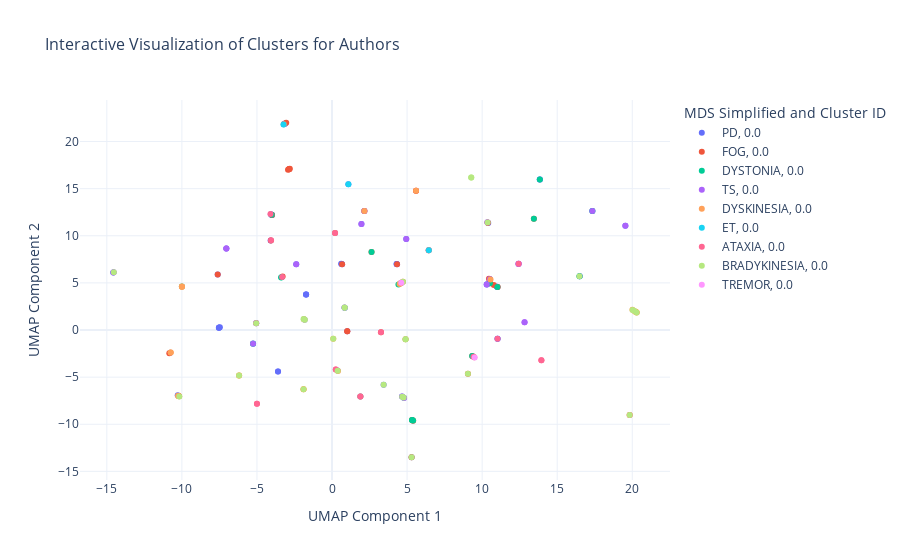

The notebook cell this image was saved under:
### Code cell
df["Authors"] = df["Authors"].fillna("")
embedded_authors = EmbedFrame(df, "Authors", model)
embedded_reduced_authors = ReduceEmbedding(embedded_authors, neighbors=2, min_distance=0)
optimalKObj = OptimalK.OptimalK(n_jobs=4, parallel_backend='joblib')
num_clusters = optimalKObj(embedded_reduced_authors, n_refs=50, cluster_array=np.arange(1,10))
CreateCluster(df, embedded_reduced_authors, num_clusters, "Reduced Authors Cluster")
VisualizeCluster(df, "Authors", embedded_reduced_authors, "Reduced Authors Cluster", show_authors=True)

### Figure 1 — Plotly figure (JSON) as saved in the notebook; plotly's stock layout.template omitted (floating-point values rounded to 4 significant figures; data arrays with more than 128 entries replaced by an {"elided": "..."} marker saying what was removed)
{"data": [{"customdata": {"elided": "61x3 str values"}, "hovertemplate": "MDS Simplified=PD<br>Reduced Authors Cluster=0.0<br>UMAP Component 1=%{x}<br>UMAP Component 2=%{y}<br>MDS=%{customdata[0]}<br>Paper=%{customdata[1]}<br>Authors=%{customdata[2]}<extra></extra>", "legendgroup": "PD, 0.0", "marker": {"color": "#636efa", "symbol": "circle"}, "mode": "markers", "name": "PD, 0.0", "orientation": "v", "showlegend": true, "type": "scatter", "x": [-5.259, 4.606, -3.194, 0.6094, -3.597, -3.099, 19.54, -1.724, 5.303, 3.437, 0.6403, -7.533, 10.41, 10.34, 10.5, 10.52, 2.152, 4.303, 11.03, -4.018, -5.051, 10.96, -1.73, 4.33, -3.205, -2.384, 0.6687, 13.84, -10.78, -7.515, 1.015, -3.597, 0.8463, 1.09, 4.304, 1.96, 4.664, 4.946, -4.078, -14.57, -4.0, -10.28, -4.09, -7.039, -3.175, -4.007, -1.728, 0.8437, -7.537, 11.03, 0.3674, 0.2029, -7.614, -7.471, 10.3, 11.02, 16.5, 17.34, 16.49, -3.157, 13.84], "xaxis": "x", "y": [-1.438, 5.0, 21.85, 7.039, -4.396, 21.95, 11.07, 3.782, -13.5, -5.808, 7.008, 0.2423, 11.36, 4.85, 5.42, 5.378, 12.63, 6.995, -0.928, 12.22, 0.7181, 4.627, 3.776, 6.969, 21.84, 6.978, 6.98, 15.97, -2.416, 0.2598, -0.1354, -4.396, 2.367, 15.46, 6.997, 11.26, -7.059, 9.651, 12.28, 6.095, 12.2, -6.935, 9.486, 8.644, 21.87, 12.21, 3.777, 2.369, 0.2386, -0.9266, -4.308, 10.31, 5.888, 0.3038, 4.842, 4.57, 5.699, 12.64, 5.703, 21.89, 15.97], "yaxis": "y"}, {"customdata": [["FoG", "Convolutional Neural Network for Freezing of Gait Detection\nLeveraging the Continuous Wavelet Transform on Lower Extremities\nWearable Sensors Data", "Shi et al."], ["FoG", "Prediction of Freezing of Gait in Patients With Parkinson's Disease by Identifying Impaired Gait Patterns", "Zhang et al."], ["FoG", "Unconstrained Detection of Freezing of Gait in Parkinson's Disease Patients Using Smartphone", "Kim et al."], ["FoG", "Improving Machine Learning Based Detection of Freezing of Gait Using Data Synthesis Methods", "Naghavi et al."], ["FoG", "Identification of Freezing of Gait in Parkinsons Patients Using\nInstrumented Shoes and Artificial Neural Networks", "Prado et al."], ["FoG", "Freezing of Gait Detection: Deep Learning Approach", "Abdallah et al."], ["FoG", "Detection of Freezing of Gait Using Convolutional Neural Networks and Data From Lower Limb Motion Sensors", "Shi et al."], ["FoG", "A Machine Learning Contest Enhances Automated Freezing of Gait Detection and Reveals Time-of-Day Effects", "Salomon et al."], ["FoG", "Constructing Prediction Models for Freezing of Gait by Nomogram and Machine Learning", "Xu et al."], ["FoG", "Deep Domain Adaptation to Predict Freezing of Gait in Patients with Parkinson's Disease", "Torvi et al."], ["FoG", "Grouping successive freezing of gait episodes\nhas neutral to detrimental effect on freeze\ndetection and prediction in Parkinsons\ndisease", "Pardoel et al."], ["FoG", "Early Detection of Freezing of Gait during Walking Using\nInertial Measurement Unit and Plantar Pressure\nDistribution Data", "Pardoel et al."], ["FoG", "Prediction of Freezing of Gait in\nParkinsons Disease Using Unilateral\nand Bilateral Plantar-Pressure Data", "Pardoel et al."], ["FoG", "Predicting Freezing of Gait in Parkinson's Disease Patients Using Machine Learning", "Orphanidou et al."], ["FoG", "Cognitive Driven Gait Freezing Phase Detection and Classification for Neuro-Rehabilitated Patients Using Machine Learning Algorithms", "Khamparia et al."], ["FoG, PD", "Classifying Patients Affected by Parkinson's Disease into Freezers or Non-Freezers Through Machine Learning", "Ricciardi et al."], ["FoG", " Prediction of Freezing of Gait in Parkinson's Disease Using Wearables and Machine Learning", "Borzi et al."], ["FoG", "Detecting Freezing-of-Gait During Unscripted and Unconstrained Activity", "Cole et al."], ["FoG", "Toward a Wearable System for Predicting Freezing of Gait in People Affected by Parkinson's Disease", "Demrozi et al."], ["FoG", "Machine learning model comparison for freezing of gait prediction in advanced Parkinson's disease", "Watts et al."], ["FoG", "Classification of Subjects with Parkinsons\nDisease Using Gait Data Analysis", "Mittra et al."], ["FoG", "Prediction and detection of freezing of gait in Parkinsons disease from plantar pressure data using long short-term memory neural-networks", "Sahlin et al."], ["FoG", "A Study of Deep Learning for Predicting Freeze of Gait in Patients with Parkinson's Disease", "Yuan et al."], ["FoG", "Freezing-of-Gait Detection Using Wearable Sensor Technology and Possibilistic K-Nearest-Neighbor Algorithm", "Tahafchi & Judy"], ["FoG", "An Anomaly Detection Technique in Wearable Wireless Monitoring\nSystems for Studies of Gait Freezing in Parkinsons Disease", "Pham et al."], ["FoG", "online Detection of Freezing of Gait with Smartphones and Machine Learning Techniques", "Mazilu et al."], ["FoG", "Increasing Robustness in the Detection of Freezing of Gait in Parkinson's Disease", "Segundo et al."], ["FoG", "Deep Learning Approaches for Detecting Freezing of Gait in Parkinson's Disease", "Sigcha et al."], ["FoG", "Real-Time Patient Adaptivity for Freezing of Gait Classification Through Semi-Supervised Neural Networks", "Mikos et al."], ["FoG", "Freezing-of-Gait Detection Using Temporal, Spatial, and Physiological Features with a Support-Vector-Machine Classifier", "Tahafchi et al."], ["FoG", "Home detection of freezing of gait using support vector machines through a single waist-worn triaxial accelerometer", "Rodriguez-Martin et al."], ["FoG", "A New Machine Learning Based Approach to Predict Freezing of Gait", "Kleanthous et al."], ["FoG", "A Waist-Worn Inertial Measurement Unit for Long-Term Monitoring of Parkinsons Disease Patients", "Rodriguez-Martin"], ["FoG", "Daphnet Freezing Recognition with Gait Data by Using Machine Learning Algorithms", "Guney, Boluk"], ["FoG", "A Validation Study of Freezing of Gait (FoG) Detection and Machine-Learning-Based FoG Prediction Using Estimated Gait Characteristics with a Wearable Acceleromete", "Aich et al."], ["FoG", "Determining the optimal features in freezing of gait detection through a single waist accelerometer in home environments", "Sama et al."], ["FoG", "Objective Evaluation of Freezing of Gait in Patients with Parkinson's Disease through Machine Learning Approaches\tMalaysia, ", "Oung et al."], ["FoG", "Prediction of Gait Freezing in Parkinsonian Patients: A Binary Classification Augmented With Time Series Prediction", "Arami et al."], ["FoG", "Using Wearable Sensors and Machine Learning to Automatically Detect Freezing of Gait during a FOG-Provoking Test", "Reches et al."], ["FoG", "Detection and Prediction of Freezing of Gait in Parkinson's Disease using Wearable Sensors and Machine Learning", "Pardoel et al."], ["FoG", "Detecting Freezing of Gait Using Wearable Sensors and Machine Learning: Exploring Ternary Freezing of Gait Classification", "Hart, Andrew"]], "hovertemplate": "MDS Simplified=FOG<br>Reduced Authors Cluster=0.0<br>UMAP Component 1=%{x}<br>UMAP Component 2=%{y}<br>MDS=%{customdata[0]}<br>Paper=%{customdata[1]}<br>Authors=%{customdata[2]}<extra></extra>", "legendgroup": "FOG, 0.0", "marker": {"color": "#EF553B", "symbol": "circle"}, "mode": "markers", "name": "FOG, 0.0", "orientation": "v", "showlegend": true, "type": "scatter", "x": [10.53, 13.45, 5.301, 5.405, -2.93, -7.614, 10.78, 0.6735, 10.37, -3.29, -2.811, -2.853, -2.876, 6.442, -1.87, 9.341, -3.993, 9.469, 4.721, 4.899, -10.19, -10.84, 10.37, 1.015, 5.331, 4.572, 10.45, 9.053, 11.04, 1.015, 5.597, 3.263, 5.597, 2.154, 4.332, -10.22, 5.356, -3.051, -4.069, -2.857, 2.632], "xaxis": "x", "y": [4.97, 11.82, -13.5, -9.617, 17.0, 5.888, 4.785, 6.975, 11.4, 5.667, 17.12, 17.08, 17.05, 8.465, 1.139, -2.751, 12.19, -2.88, 5.114, -0.9839, -7.029, -2.473, 11.4, -0.1354, -9.543, 4.965, 5.445, -4.628, 4.556, -0.1354, 14.78, -0.2443, 14.78, 12.63, 6.968, -6.995, -9.568, 21.99, 9.507, 17.07, 8.27], "yaxis": "y"}, {"customdata": [["Isolated Dystonia", "DystoniaBoTXNet: Novel Neural Network Biomarker of Botulinum Toxin Efficacy in Isolated Dystonia", "Yao et al."], ["Dystonia", "THE PREDICTION OF DYSTONIA PATIENTS BEHAVIOR BASED ON MACHINE LEARNING AND DEEP LEARNING", "Zhao et al."], ["Dystonia", "Video-based diagnosis support system for pianists with Musicians dystonia", "Oku et al"], ["Cervical Dystonia", "From Null to Midline: Changes in Head Posture do Not Predictably Change Head Tremor in Cervical Dystonia", "Vu et al."], ["Cervical Dystonia", "Head tremor in cervical dystonia: Quantifying severity with computer vision", "Vu et al."], ["Cervical Dystonia", "Hold that pose: capturing cervical dystonias head deviation severity from video", "Zhang et al."], ["Dystonia", "Head movement dynamics in dystonia: a multi-centre retrospective study using visual perceptive deep learning", "Peach et al."], ["Isolated Dystonia", "Machine versus physician-based programming of deep brain stimulation in isolated dystonia: A feasibility study", "Lange et al"], ["Dystonia", "Application of Machine Learning Using Decision Trees for Prognosis of Deep Brain Stimulation of Globus Pallidus Internus for Children With Dystonia", "Shah et al."], ["Dystonia", "Home-Based Measurements of Dystonia in Cerebral Palsy Using Smartphone-Coupled Inertial Sensor Technology and Machine Learning: A Proof-of-Concept Study", "Hartog et al."], ["Isolated Dystonia", "Deep Learning for the Assisted Diagnosis of Movement Disorders, Including Isolated Dystonia", "Bashir, Yang"], ["Isolated Dystonia", " A microstructural neural network biomarker for dystonia diagnosis identified by a DystoniaNet deep learning platform", "Valeriani, Simonyan"], ["Dystonia", "Detection of Dystonia in Cerebral Palsy Using Dyskinesia Impairment Scale and Machine Learning", "Virupaxappa, Thangam\t"], ["Dystonia", "Machine Learning Assessment of Spasmodic Dysphonia Based on Acoustical and Perceptual Parameters", "Cala et al"], ["Isolated Dystonia", "Predictive modeling of spread in adult-onset isolated dystonia: Key properties and effect of tremor inclusion", "Wang et al."], ["X-linked Dystonia", "Motor assessment of X?linked dystonia parkinsonism via machine?learning?based analysis of wearable sensor data", "Zhang et al."], ["Dystonia", " X-Linked Dystonia Parkinsonism Classification using Supervised Machine Learning", "Magboo et al."], ["Dystonia", "Cervical Dystonia Detection using Facial and Eye Feature", "Ansari et al."], ["Cervical Dystonia", "Objective Analysis of Neck Muscle Boundaries for Cervical Dystonia Using Ultrasound Imaging and Deep Learning", "Loram et al."]], "hovertemplate": "MDS Simplified=DYSTONIA<br>Reduced Authors Cluster=0.0<br>UMAP Component 1=%{x}<br>UMAP Component 2=%{y}<br>MDS=%{customdata[0]}<br>Paper=%{customdata[1]}<br>Authors=%{customdata[2]}<extra></extra>", "legendgroup": "DYSTONIA, 0.0", "marker": {"color": "#00cc96", "symbol": "circle"}, "mode": "markers", "name": "DYSTONIA, 0.0", "orientation": "v", "showlegend": true, "type": "scatter", "x": [1.89, 16.49, 5.35, -3.391, -3.368, 13.45, 5.327, 4.425, 10.52, 2.634, -4.02, -5.261, -9.998, 9.336, 17.34, 13.84, 11.01, 5.403, 4.779], "xaxis": "x", "y": [-7.045, 5.709, -9.562, 5.565, 5.589, 11.82, -9.539, 4.822, 4.957, 8.271, 12.22, -1.457, 4.605, -2.746, 12.64, 15.97, 4.577, -9.615, -7.177], "yaxis": "y"}, {"customdata": [["TS", "Video-based evaluation system for tic action in Tourette syndrome: modeling, detection, and evaluation", "Wu et al."], ["TS", "A deep learning approach for detecting tic disorder using wireless channel information", "Barua et al."], ["TS", "Deep learning-based facial image analysis in medical research: a systematic review protocol", "Su et al."], ["TS", "Tic Detection in Tourette Syndrome Patients Based on Unsupervised Visual Feature Learning", "Wu et al."], ["TS", " Automatic Detection of tic activity in the Tourette Syndrome", "Bernabei et al."], ["TS", "Automated Quantification of Eye Tics Using Computer Vision and Deep Learning Techniques", "Conelea et al."], ["TS", "A Novel System to Monitor Tic Attacks for Tourette Syndrome Using Machine Learning and Wearable Technology: Preliminary Survey Study and Proposal for a New Sensing Device", "Rajinikanth et al."], ["TS", "A Decision Tree Classification Model for detection Of Tourette Syndrome Using Cognitive and Olfactory Testing Data", "Jain et al."], ["TS", "Automated Video-Based Approach for the Diagnosis of Tourette Syndrome", "Schappert et al."], ["TS", "Automatic identification of facial tics using selfie-video", "Loewenstern et al."], ["TS", "Multi-modal multiple kernel learning for accurate identification of Tourette syndrome children", "Wen et al."], ["TS", "Human mutations in high-confidence Tourette disorder genes affect sensorimotor behavior, reward learning, and striatal dopamine in mice", "Nasello et al"], ["TS", "How brain networks tic: Predicting tic severity through rs-fMRI dynamics in Tourette syndrome", "Ramkiran et al"], ["TS", "Automated Motor Tic Detection: A Machine Learning Approach", "Brugge et al."], ["TS", "Combining Disrupted and Discriminative Topological Properties of Functional Connectivity Networks as Neuroimaging Biomarkers for Accurate Diagnosis of Early Tourette Syndrome Children", "Wen et al."], ["TS", "Discrimination of Tourette Syndrome Based on the Spatial Patterns of the RestingState EEG Network", "Duan et al."], ["TS", "Questioning the definition of Tourette syndromeevidence from machine learning", "Paulus et al."], ["TS", "The Human Tic Detector: An automatic approach to tic characterization using wearable sensors", "Cernera et al."], ["TS", "Multivariate pattern classification of pediatric Tourette syndrome using functional connectivity MRI", "Greene et al."], ["TS", "Thalamocortical network activity enables chronic tic detection in humans with Tourette syndrome", "Shute et al."], ["TS", "Using Support Vector Machines with Tract-Based Spatial Statistics for Automated Classification of Tourette Syndrome Children", "Wen et al."], ["TS", "Classification of tic disorders based on functional MRI by machine learning: a study protocol ", "Wang et al."], ["TS", "The New Tics study: A Novel Approach to Pathophysiology and Cause of Tic Disorders", "Black et al."], ["TS", "Atypical Functional Connectivity in Tourette Syndrome Differs Between Children and Adults", "Nielsen et al."], ["TS", "Facial Tic Detection in Untrimmed Videos of\nTourette Syndrome Patients", "Tang et al."]], "hovertemplate": "MDS Simplified=TS<br>Reduced Authors Cluster=0.0<br>UMAP Component 1=%{x}<br>UMAP Component 2=%{y}<br>MDS=%{customdata[0]}<br>Paper=%{customdata[1]}<br>Authors=%{customdata[2]}<extra></extra>", "legendgroup": "TS, 0.0", "marker": {"color": "#ab63fa", "symbol": "circle"}, "mode": "markers", "name": "TS, 0.0", "orientation": "v", "showlegend": true, "type": "scatter", "x": [12.83, -14.54, 10.51, 12.83, 1.959, 4.805, -7.039, 2.154, -14.56, 6.444, 12.43, 10.31, -7.039, 4.672, 12.42, -2.384, -5.26, -5.052, 0.8305, 19.54, 12.43, 17.34, -1.82, 4.946, 10.34], "xaxis": "x", "y": [0.8279, 6.125, 5.394, 0.8279, 11.26, -7.203, 8.644, 12.63, 6.106, 8.466, 7.02, 4.842, 8.644, -7.068, 7.008, 6.978, -1.454, 0.7419, 2.383, 11.07, 7.02, 12.64, 1.091, 9.651, 11.42], "yaxis": "y"}, {"customdata": [["Dyskinesia", "Prediction of Dyskinesia in Parkinson's Disease Patients Using Machine Learning Algorithms\t", "Leal et al."], ["Dyskinesia", "Levodopa-Induced Dyskinesia in Parkinson's Disease: Insights from Cross-Cohort Prognostic Analysis Using Machine Learning", "Loo et al."], ["Dyskinesia", "An Automatic Evaluation Method for Parkinson's Dyskinesia Using Finger Tapping Video for Small Samples", "Li et al."], ["Dyskinesia", "Automated Vision-Based Analysis of Levodopa-Induced Dyskinesia with Deep Learning", "Li et al."], ["Dyskinesia", "Automatic assessment of Parkinson's patients dyskinesia using non-invasive machine learning methods", "Theofilou et al."], ["Dyskinesia", "Vision-based assessment of parkinsonism and levodopa-induced dyskinesia with pose estimation", "Li et al."], ["Dyskinesia", "Automated assessment of levodopa-induced dyskinesia: Evaluating the responsiveness of video-based features", "Li et al."], ["Dyskinesia", "Vision-based assessment of parkinsonism and levodopa-induced dyskinesia with pose estimation", "Li et al."], ["Dyskinesia, PD", "Upper Limbs Dyskinesia Detection and Classi?cation for Patients with Parkinson's Disease based on Consumer Electronics Devices", "Belgiovine et al."], ["Dyskinesia, PD", "Upper and Lower Limbs Dyskinesia Detection for Patients with Parkinson's Disease", "Belgiovine et al."], ["Dyskinesia", "Objective Motion Sensor Assessment Highly Correlated with Scores of Global Levodopa-Induced Dyskinesia in Parkinson's Disease", "Mera et al."], ["Dyskinesia", "Dyskinesia Severity Estimation in Patients with Parkinson's Disease Using Wearable Sensors and A Deep LSTM Network", "Hssayeni et al."], ["Dyskinesia", "Automatic Assessment of Levodopa-Induced Dyskinesias in Daily Life by Neural Networks", "Keijsers et al"], ["Dyskinesia", "An automated methodology for levodopa-induced dyskinesia: Assessment based on gyroscope and accelerometer signals", "Tsipouras et al."], ["Dyskinesia, PD", "Online Monitoring of Dyskinesia in Patients with Parkinson's Disease", "Keijsers et al."], ["Dyskinesia", "Quantitative Assessment of Levodopa-Induced Dyskinesia Using Automated Motion Sensing Technology", "Mera et al."], ["Dyskinesia", "A Novel Method for Assessing the Severity of Levodopa-Induced Dyskinesia using Wearable Sensors", "Lee et al."], ["Dyskinesia", "Detection of Levodopa Induced Dyskinesia in Parkinson's Disease Patients Based on Activity Classification", "Jalloul et al"], ["Dyskinesia", "Antipsychotic-based machine learning models may help prediction of tardive dyskinesia in patients with schizophrenia", "Uludag et al."], ["Dyskinesia, PD", "Prediction of Dyskinesia in Parkinson's Disease Patients Using Machine Learning Algorithms", "Leal et al."], ["Dyskinesia", "Dyskinesia Estimation During Activities of Daily Living Using Wearable Motion Sensors and Deep Recurrent Networks", "Hssayeni et al."], ["Dyskinesia", "Dyskinesia and motor state detection in Parkinson's Disease patients with a single movement sensor", "Sama et al"], ["Dyskinesia", "Design and Implementation of a Real-Time Upper Limbs Dyskinesia Detection System", "Belgiovine et al."], ["Dyskinesia", "Dyskinesia and Motor State Detection in Parkinson's Disease Patients with a Single Movement Sensor", "Sama et al."], ["Dyskinesia", "Quantifying Levodopa-Induced Dyskinesia Using Depth Camera", "Dyshel et al."], ["Dyskinesia", "Dopaminergic-Induced Dyskinesia Assessment Based on a Single Belt-Worn Accelerometer", "Perez-Lopez et al."], ["Dyskinesia", "Radiomics and Hybrid Models Based on Machine Learning to Predict Levodopa-Induced Dyskinesia of Parkinson's Disease in the First 6 Years of Levodopa Treatment", "Luo et al."], ["Dyskinesia", "Dyskinesia and Motor State Detection in Parkinson's Disease Patients with a Single Movement Sensor", "Sama et al."]], "hovertemplate": "MDS Simplified=DYSKINESIA<br>Reduced Authors Cluster=0.0<br>UMAP Component 1=%{x}<br>UMAP Component 2=%{y}<br>MDS=%{customdata[0]}<br>Paper=%{customdata[1]}<br>Authors=%{customdata[2]}<extra></extra>", "legendgroup": "DYSKINESIA, 0.0", "marker": {"color": "#FFA15A", "symbol": "circle"}, "mode": "markers", "name": "DYSKINESIA, 0.0", "orientation": "v", "showlegend": true, "type": "scatter", "x": [4.501, 6.444, 20.17, 20.28, -3.214, 20.24, 20.22, 20.3, -9.998, -9.998, -6.19, -10.74, -1.897, 0.3977, -1.897, -6.19, 19.83, 2.154, 10.56, 4.574, -10.75, 0.08391, -9.998, -10.22, 0.2036, 5.597, 20.01, -10.25], "xaxis": "x", "y": [4.896, 8.467, 1.988, 1.88, 21.83, 1.916, 1.941, 1.856, 4.602, 4.605, -4.838, -2.382, -6.273, -4.338, -6.273, -4.838, -9.006, 12.63, 5.351, 4.967, -2.384, -0.9368, 4.604, -6.996, 10.31, 14.78, 2.142, -6.964], "yaxis": "y"}, {"customdata": [["ET", "Identification and Classification of Parkinsonian and Essential Tremors for Diagnosis Using Machine Learning Algorithms", "Xing et al."], ["Dyskinesia, ET, PD", "On the classification of tremor signals into dyskinesia, Parkinsonian tremor, and Essential tremor by using machine learning techniques", "Ferreira et al."], ["ET, PD", "Angular Velocity Analysis Boosted by Machine Learning for Helping in the Differential Diagnosis of Parkinson's Disease and Essential Tremor", "Loaiza Duque et al."]], "hovertemplate": "MDS Simplified=ET<br>Reduced Authors Cluster=0.0<br>UMAP Component 1=%{x}<br>UMAP Component 2=%{y}<br>MDS=%{customdata[0]}<br>Paper=%{customdata[1]}<br>Authors=%{customdata[2]}<extra></extra>", "legendgroup": "ET, 0.0", "marker": {"color": "#19d3f3", "symbol": "circle"}, "mode": "markers", "name": "ET, 0.0", "orientation": "v", "showlegend": true, "type": "scatter", "x": [-3.233, 1.09, 6.449], "xaxis": "x", "y": [21.81, 15.46, 8.471], "yaxis": "y"}, {"customdata": [["Ataxia (Spinocerebellar)", "Gait characteristics and clinical relevance of hereditary spinocerebellar ataxia on deep learning", "Jin et al."], ["Ataxia (Multiple Sclerosis)", "Detection of ataxia in low disability MS patients by hybrid convolutional neural networks based on images of plantar pressure distribution", "Balgetir et al"], ["Ataxia", "Detection and differentiation of ataxic and hypokinetic dysarthria in cerebellar ataxia and parkinsonian disorders via wave splitting and integrating neural networks", "Song et al."], ["Ataxia", "Ataxic speech disorders and Parkinson's disease diagnostics via stochastic embedding of empirical mode decomposition", "Campi et al."], ["Ataxia (Cerebellar)", "Auto-Gait: Automatic Ataxia Risk Assessment with Computer Vision from Gait Task Videos", "Rahman et al."], ["Ataxia", "Ataxic person prediction using feature optimized based on machine learning model", "Seetharama et al."], ["Ataxia (Cerebellar)", "Optimizing Rare Disease Gait Classification through Data Balancing and Generative AI: Insights from Hereditary Cerebellar Ataxia", "Trabassi et al."], ["Ataxia (Friedreich's)", "A wearable motion capture suit and machine learning predict disease progression in Friedreich's ataxia", "Kadirvelu et al."], ["Ataxia (Cerebellar), PD", "Differential diagnosis between Parkinson's disease and atypical parkinsonism based on gait and postural instability: Artificial intelligence using an enhanced weight voting ensemble model", "Song et al."], ["Ataxia (Cerebellar)", "Real-life ankle submovements and computer mouse use reflect patient-reported function in adult ataxias", "Eklund et al."], ["Ataxia (Cerebellar) ", "Analysis of Gait Sub-Movements to Estimate Ataxia Severity Using Ankle Inertial Data", "Lee et al."], ["Ataxia", "Ataxia and Parkinson's disease patients classification using tree-based machine learning algorithms fed by spatiotemporal features: a pilot study", "Cesarelli et al."], ["Ataxia (Friedreich's)", "At-home Wearable-based Monitoring and Machine Learning Predicts Clinical Measures and Biological Biomarkers of Disease Severity in Friedreich's Ataxia", "Vaziri et al."], ["Ataxia (Multiple Sclerosis)", "Determination of Ataxia with EfficientNet Models in Person with Early MS using Plantar Pressure Distribution Signals", "Tuncer et al."], ["Ataxia, PD", "Machine Learning Algorithms for Classification of Patients with Parkinson's Disease and Hereditary Ataxias", "Escamilla-Luna et al."], ["Ataxia (Multiple Sclerosis)", "Detection of ataxia with hybrid convolutional neural network using static plantar pressure distribution model in patients with multiple sclerosis", "Kaya et al."], ["Ataxia", "Ataxia Severity Classification Using Enhanced Feature Selection and Ranking Optimization Through Machine Learning Model", "Seetharama et al."], ["Ataxia", "Sensor-free motion registration and automated movement evaluation: Leveraging machine learning for clinical gait analysis in ataxia disorders", "Wegner et al."]], "hovertemplate": "MDS Simplified=ATAXIA<br>Reduced Authors Cluster=0.0<br>UMAP Component 1=%{x}<br>UMAP Component 2=%{y}<br>MDS=%{customdata[0]}<br>Paper=%{customdata[1]}<br>Authors=%{customdata[2]}<extra></extra>", "legendgroup": "ATAXIA, 0.0", "marker": {"color": "#FF6692", "symbol": "circle"}, "mode": "markers", "name": "ATAXIA, 0.0", "orientation": "v", "showlegend": true, "type": "scatter", "x": [11.02, -4.1, 13.95, 9.423, -4.063, -5.0, 0.2501, 1.89, 13.95, 3.263, 19.83, -5.051, -3.324, 0.2514, 0.2028, 1.889, -5.0, 12.43], "xaxis": "x", "y": [-0.9319, 12.3, -3.216, -2.834, 9.515, -7.817, -4.19, -7.045, -3.216, -0.2442, -9.006, 0.7221, 5.633, -4.191, 10.31, -7.045, -7.817, 7.021], "yaxis": "y"}, {"customdata": [["Bradykinesia", "Bradykinesia Detection in Parkinson's Disease Using Smartwatches Inertial Sensors and Deep Learning Methods", "Sigcha et al."], ["Bradykinesia", " Recent Machine Learning Advancements in Sensor-Based Mobility Analysis: Deep Learning for Parkinson's Disease Assessment", "Bjoern M. Eskofier et al."], ["Bradykinesia", "Evaluation for Parkinsonian Bradykinesia by Deep Learning Modeling of Kinematic Parameters", "Park et al."], ["Bradykinesia", "Validation of Inertial Sensing-Based Wearable Device for Tremor and Bradykinesia Quantification", "Dai et al."], ["Bradykinesia, PD", "An Artificial Intelligence Video-Based Assessment of Upper-limb Bradykinesia in Parkinson's Disease", "Guarin et al."], ["Bradykinesia", "The Sound of Parkinson's Disease: A Model of Audible Bradykinesia", "Debbie de Graaf et al."], ["Bradykinesia", "Major Features for Bradykinesia Classification in Parkinson Diseased Patients", "Babayan et al."], ["Bradykinesia", "Objective and Automatic Assessment of Bradykinesia in Parkinson's Patients Using New Repetitive Pointing Task with Machine Learning Approach", "Goyal et al."], ["Bradykinesia", "An Artificial Intelligence Video-Based Assessment of Upper-limb Bradykinesia in Parkinson's Disease", "Guarin et al."], ["Bradykinesia", "A Parkinson's Bradykinesia Recognition System Based on Deep Learning Method", "Tong et al."], ["Bradykinesia", " Statistical Analysis by Semiparametric Additive Regression and LSTM-FCN Based Hierarchical Classification for Computer Vision Quantification of Parkinsonian Bradykinesia", "Cho et al."], ["Bradykinesia", "Automatic Spiral Analysis for Objective Assessment of Motor Symptoms in Parkinson's Disease", "Memedi et al."], ["Bradykinesia", "Rapid Dynamic Naturalistic Monitoring of Bradykinesia in Parkinson's Disease Using a Wrist-Worn Accelerometer", "Habets et al."], ["Bradykinesia", "Objective Evaluation of Bradykinesia in Parkinson's Disease Using an Inexpensive Marker-Less Motion Tracking System", "Lee et al."], ["Bradykinesia", "Quantification of Parkinsonian Bradykinesia Based on Axis-Angle Representation and SVM Multiclass Classification Method", "Lin et al."], ["Bradykinesia, PD", "Development of Digital Biomarkers for Resting Tremor and Bradykinesia Using a Wrist-Worn Wearable Device", "Mahadevan et al."], ["Bradykinesia", "A First Methodological Development and Validation of ReTap: An Open-Source UPDRS Finger Tapping Assessment Tool Based on Accelerometer-Data", "Habets et al."], ["Bradykinesia ", "Standardized handwriting to assess bradykinesia, micrographia and tremor in Parkinson's disease", "Smits et al."], ["Bradykinesia", "A Method for Automatic and Objective Scoring of Bradykinesia Using Orientation Sensors and Classification Algorithms", "Martinez-Manzanera et al."], ["Bradykinesia", "A Method for Automatic and Objective Scoring of Bradykinesia Using Orientation Sensors and Classification Algorithms", "Martinez-Manzanera et al."], ["Bradykinesia ", "Estimating Bradykinesia in Parkinson's Disease with a Minimum Number of Wearable Sensors", "Daneault et al."], ["Bradykinesia", "Vision-Based Method for Automatic Quantification of Parkinsonian Bradykinesia", "Liu et al."], ["Bradykinesia", "Estimating Bradykinesia Severity in Parkinson's Disease by Analyzing Gait Through a Waist-Worn Sensor", "Sama et al"], ["Bradykinesia", "Using Wearables to Assess Bradykinesia and Rigidity in Patients with Parkinson's Disease Narrative Review of the Literature", "Teshuva et al."], ["Bradykinesia", "Supervised Classification of Bradykinesia in Parkinson's Disease from Smartphone Videos", "Williams et al."], ["Bradykinesia", "Time Series Clustering to Examine Presence of Decrement in Parkinson's Finger-Tapping Bradykinesia", "Zhao et al."], ["Bradykinesia ", "A-WEAR Bracelet for Detection of Hand Tremor and Bradykinesia in Parkinson's Patients", "Channa et al."], ["Bradykinesia ", "Computer Vision of Video to Measure Bradykinesia and Tremor in Parkinson's Disease", "Williams et al."]], "hovertemplate": "MDS Simplified=BRADYKINESIA<br>Reduced Authors Cluster=0.0<br>UMAP Component 1=%{x}<br>UMAP Component 2=%{y}<br>MDS=%{customdata[0]}<br>Paper=%{customdata[1]}<br>Authors=%{customdata[2]}<extra></extra>", "legendgroup": "BRADYKINESIA, 0.0", "marker": {"color": "#B6E880", "symbol": "circle"}, "mode": "markers", "name": "BRADYKINESIA, 0.0", "orientation": "v", "showlegend": true, "type": "scatter", "x": [9.053, -1.896, 5.302, 20.29, 0.8344, 4.676, -14.53, 4.772, 0.8486, 10.37, 3.437, -6.19, -1.812, 19.83, 20.15, -1.896, -1.836, -10.17, 9.276, 9.276, 4.724, 20.02, 0.0839, -5.051, 4.898, 16.48, 0.3729, 4.898], "xaxis": "x", "y": [-4.628, -6.274, -13.5, 1.867, 2.379, -7.071, 6.134, -7.169, 2.365, 11.4, -5.809, -4.838, 1.083, -9.006, 2.01, 1.165, 1.106, -7.043, 16.19, 16.19, 5.117, 2.131, -0.9368, 0.721, -0.9838, 5.713, -4.313, -0.9837], "yaxis": "y"}, {"customdata": [["Dyskinesia, Tremor", "Dynamical Learning and Tracking of Tremor and Dyskinesia From Wearable Sensors", "Cole et al."], ["Dyskinesia, ET, Tremor", "The Expanding Horizon of Neural Stimulation for Hyperkinetic Movement Disorders", "Latorre et al."]], "hovertemplate": "MDS Simplified=TREMOR<br>Reduced Authors Cluster=0.0<br>UMAP Component 1=%{x}<br>UMAP Component 2=%{y}<br>MDS=%{customdata[0]}<br>Paper=%{customdata[1]}<br>Authors=%{customdata[2]}<extra></extra>", "legendgroup": "TREMOR, 0.0", "marker": {"color": "#FF97FF", "symbol": "circle"}, "mode": "markers", "name": "TREMOR, 0.0", "orientation": "v", "showlegend": true, "type": "scatter", "x": [9.505, 4.614], "xaxis": "x", "y": [-2.916, 5.007], "yaxis": "y"}], "layout": {"legend": {"title": {"text": "MDS Simplified and Cluster ID"}, "tracegroupgap": 0}, "title": {"font": {"size": 16}, "text": "Interactive Visualization of Clusters for Authors"}, "xaxis": {"anchor": "y", "domain": [0, 1], "title": {"text": "UMAP Component 1"}}, "yaxis": {"anchor": "x", "domain": [0, 1], "title": {"text": "UMAP Component 2"}}}}
